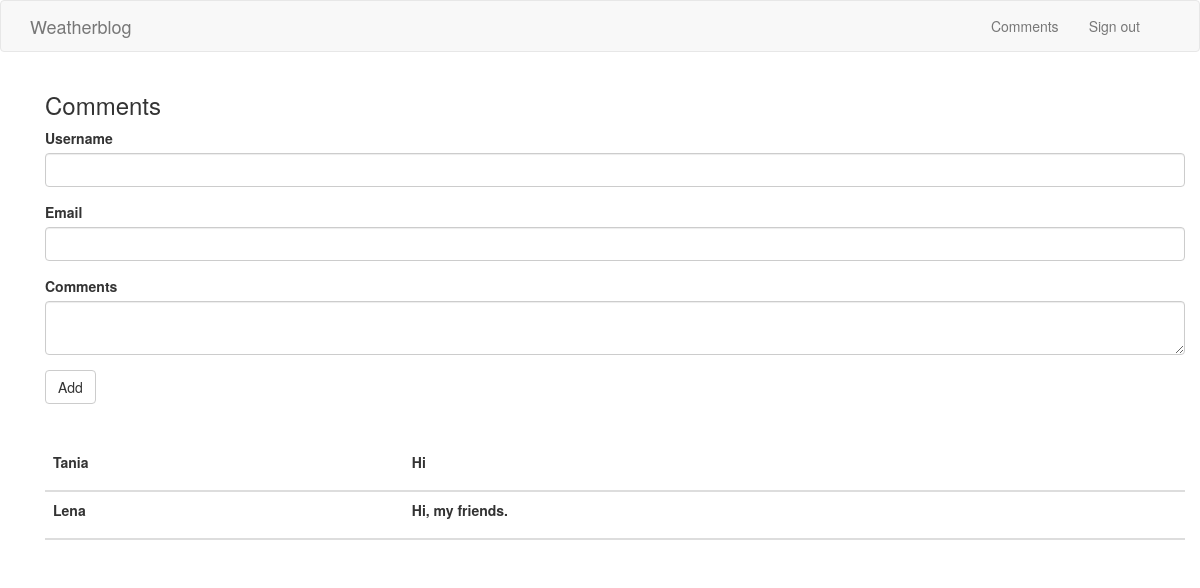
Page /comments (signed in) on the earlier database version.
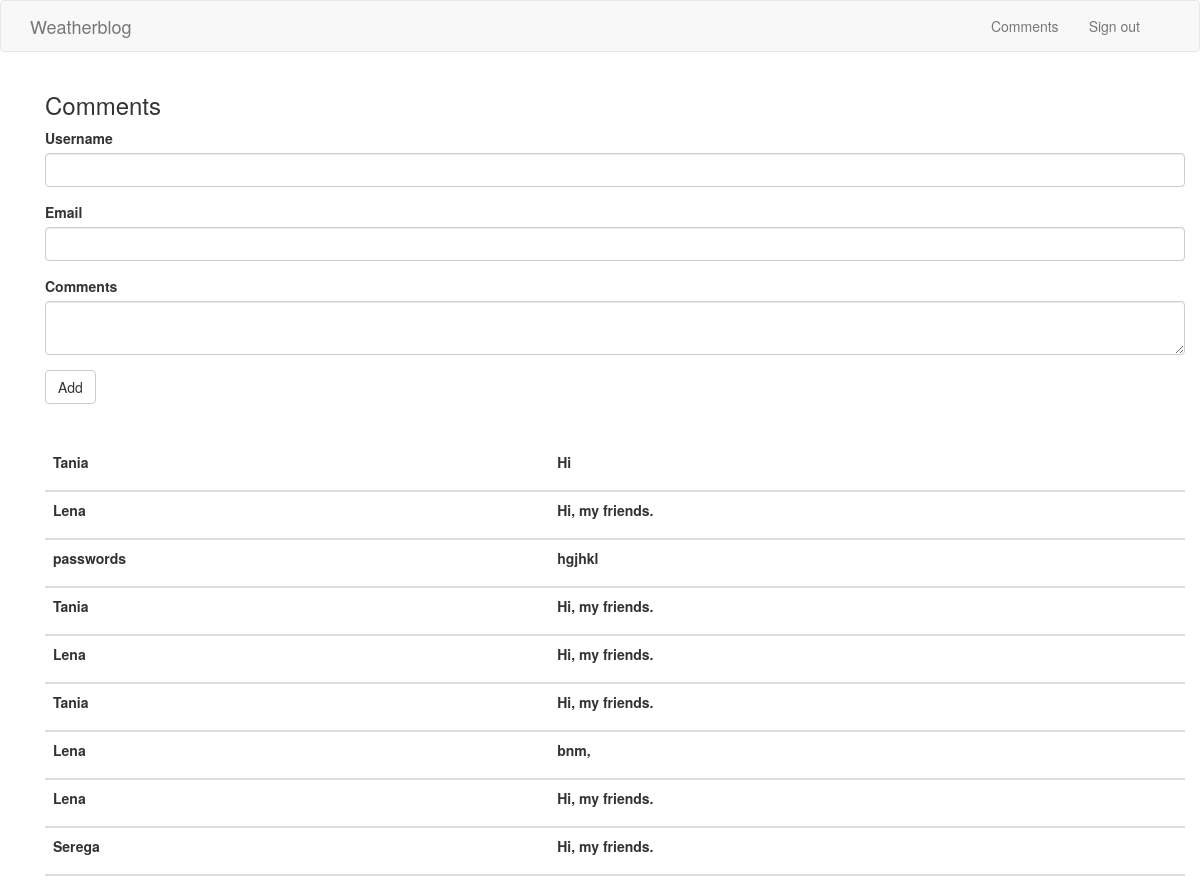
Same page on the later database version.
### app/models.py (models this page shows, shortened)
class Post(db.Model):
    id = db.Column(db.Integer, primary_key=True)
    username = db.Column(db.String(64), index=True)
    email = db.Column(db.String(120), index=True)
    comments = db.Column(db.String(300), index=True)
    user_id = db.Column(db.Integer, db.ForeignKey('user.id'))

### app/routes.py (the view, shortened to what this page needs)
@app.route('/comments', methods=['GET', 'POST'])
@login_required
def comments():
    form = PostForm()
    posts = Post.query.all()
    return render_template('comments.html', form=form, posts=posts)

### app/forms.py
class PostForm(FlaskForm):
    username = StringField('Username', validators=[DataRequired()])
    email = StringField('Email', validators=[DataRequired(), Email()])
    comments = TextAreaField('Comments', validators=[DataRequired()])
    submit = SubmitField('Add')

### app/models.py (called while the page is built)
@login.user_loader
def load_user(id):
    return User.query.get(int(id))

### app/templates/comments.html
{% extends "base.html" %}
{% import 'bootstrap/wtf.html' as wtf %}
{% block app_content  %}
<div class="container ">
    <h3>Comments</h3>
    {{ wtf.quick_form(form) }}
    <br>
    <br>
    <table class="table">
        <thead>
        {% for post in posts %}
        <tr>
            <th><p>{{post.username}}</p></th>
            <th><p>{{post.comments}}</p></th>
        </tr>
        {% endfor %}
        </thead>
    </table>
</div>
{% endblock %}

### app/templates/base.html (shortened to what this page needs)
{% extends 'bootstrap/base.html' %}
{% block navbar %}
<nav class="navbar navbar-default">
    <div class="container">
        <div class="navbar-header">
            <a class="navbar-brand" href="{{ url_for('index') }}">Weatherblog</a>
        </div>
        <div class="collapse navbar-collapse navbar-right" id="bs-example-navbar-collapse-1">
            <ul class="nav navbar-nav">
                {% if current_user.is_anonymous %}
                <li><a href="{{ url_for('register')}}">Sign up</a></li>
                <li><a href="{{ url_for('login')}}">Sign in</a></li>
                {% else %}
                <li><a href="{{ url_for('comments')}}">Comments</a></li>
                <li><a href="{{ url_for('logout')}}">Sign out</a></li>
                {% endif %}
            </ul>
        </div>
    </div>
</nav>
{% endblock %}
{% block content %}
<div class="container">
    <div class="container">
        <div class="row">
            <div class="col-4">
                {% block app_content %}
                {% endblock %}
            </div>
        </div>
    </div>
</div>
{% endblock %}

Differences in the rows shown:
added Post: username "passwords", comments "hgjhkl"
added Post: username "Tania", comments "Hi, my friends."
added Post: username "Lena", comments "Hi, my friends."
added Post: username "Tania", comments "Hi, my friends."
added Post: username "Lena", comments "bnm,"
added Post: username "Lena", comments "Hi, my friends."
added Post: username "Serega", comments "Hi, my friends."
